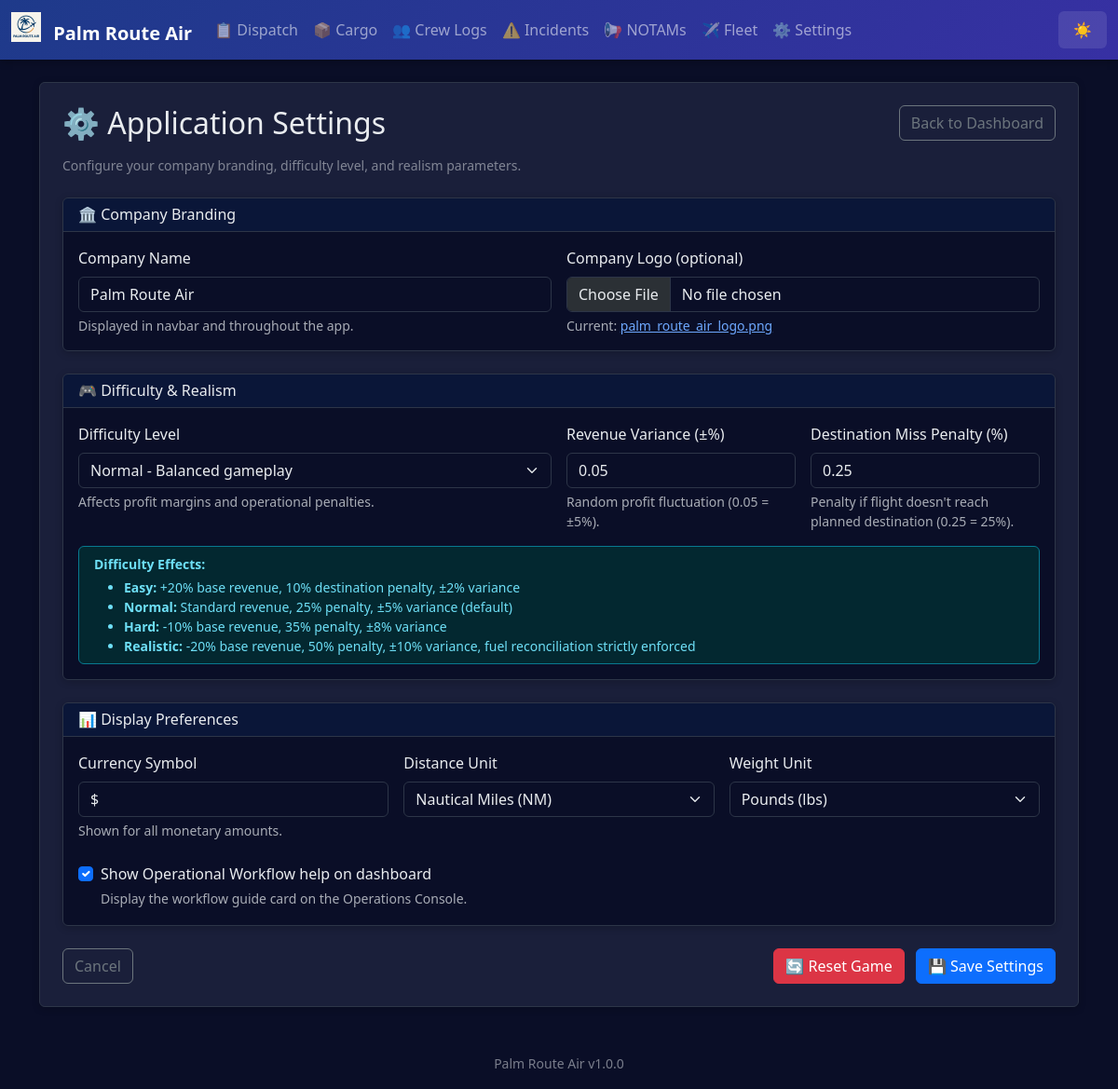
The app's page /settings, older data.
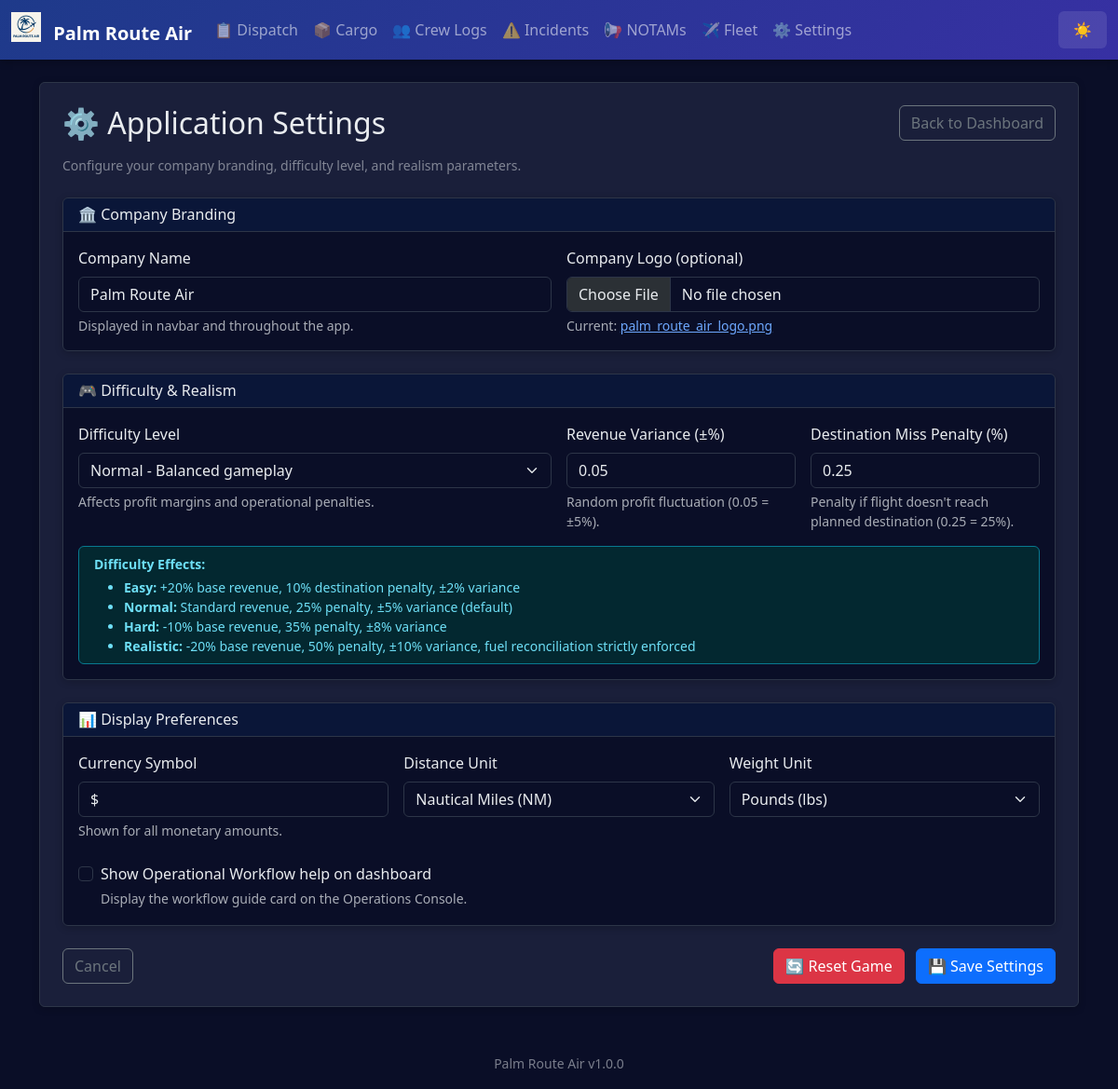
The same page, newer data.
### app.py (models this page shows)
class AppSettings(db.Model):
    id = db.Column(db.Integer, primary_key=True)
    company_name = db.Column(db.String(100), default='Palm Route Air')
    logo_filename = db.Column(db.String(120))  # stored in static/logos/
    difficulty = db.Column(db.String(20), default='Normal')  # Easy, Normal, Hard, Realistic
    realism_fuel_variance = db.Column(db.Float, default=0.05)  # ±5% revenue jitter
    realism_destination_penalty = db.Column(db.Float, default=0.25)  # 25% penalty for missed destination
    currency_symbol = db.Column(db.String(5), default='$')
    distance_unit = db.Column(db.String(10), default='NM')  # NM or KM
    weight_unit = db.Column(db.String(10), default='lbs')  # lbs or kg
    show_workflow_help = db.Column(db.Integer, default=1)  # 1 = show, 0 = hide

### app.py (the view, shortened to what this page needs)
@app.route('/settings', methods=['GET', 'POST'])
def settings():
    settings_obj = AppSettings.query.first()
    if not settings_obj:
        settings_obj = AppSettings()
        db.session.add(settings_obj)
        db.session.commit()
    return render_template('settings.html', settings=settings_obj)

### app.py (called while the page is built)
@app.context_processor
def inject_settings():
    try:
        settings = AppSettings.query.first()
        if not settings:
            settings = AppSettings(company_name='Palm Route Air')
    except:
        settings = None
    return dict(app_settings=settings, app_version=APP_VERSION)

### templates/settings.html (shortened to what this page needs)
{% extends 'base.html' %}
{% block content %}
<div class="p-4 bg-white rounded shadow-sm">
  <div class="d-flex justify-content-between align-items-center mb-3">
    <h2 class="mb-0">⚙️ Application Settings</h2>
    <a href="{{ url_for('index') }}" class="btn btn-outline-secondary">Back to Dashboard</a>
  </div>
  <p class="text-muted small mb-4">Configure your company branding, difficulty level, and realism parameters.</p>
  <form method="post" enctype="multipart/form-data">
    <div class="card mb-4" style="border-color: var(--bs-border-color);">
      <div class="card-header" style="background-color: rgba(13, 110, 253, 0.08); border-bottom: 1px solid var(--bs-border-color);">
        <h3 class="h6 mb-0">🏛️ Company Branding</h3>
      </div>
      <div class="card-body">
        <div class="row g-3">
          <div class="col-md-6">
            <label class="form-label">Company Name</label>
            <input type="text" name="company_name" class="form-control" value="{{ settings.company_name }}" placeholder="Palm Route Air">
            <div class="form-text">Displayed in navbar and throughout the app.</div>
          </div>
          <div class="col-md-6">
            <label class="form-label">Company Logo (optional)</label>
            <input type="file" name="logo_file" class="form-control" accept="image/*">
            <div class="form-text">
              {% if settings.logo_filename %}
                Current: <a href="{{ url_for('static', filename='logos/' + settings.logo_filename) }}" target="_blank">{{ settings.logo_filename }}</a>
              {% else %}
                No logo uploaded. Upload PNG, JPG, or SVG (recommended: 48x48px or scalable).
              {% endif %}
            </div>
          </div>
        </div>
      </div>
    </div>
    <div class="card mb-4" style="border-color: var(--bs-border-color);">
      <div class="card-header" style="background-color: rgba(13, 110, 253, 0.08); border-bottom: 1px solid var(--bs-border-color);">
        <h3 class="h6 mb-0">🎮 Difficulty & Realism</h3>
      </div>
      <div class="card-body">
        <div class="row g-3">
          <div class="col-md-6">
            <label class="form-label">Difficulty Level</label>
            <select name="difficulty" class="form-select">
              <option value="Normal" {% if settings.difficulty == 'Normal' %}selected{% endif %}>Normal - Balanced gameplay</option>
            </select>
            <div class="form-text">Affects profit margins and operational penalties.</div>
          </div>
          <div class="col-md-3">
            <label class="form-label">Revenue Variance (±%)</label>
            <input type="number" step="0.01" min="0" max="0.5" name="realism_fuel_variance" class="form-control" value="{{ settings.realism_fuel_variance }}">
            <div class="form-text">Random profit fluctuation (0.05 = ±5%).</div>
          </div>
          <div class="col-md-3">
            <label class="form-label">Destination Miss Penalty (%)</label>
            <input type="number" step="0.01" min="0" max="1" name="realism_destination_penalty" class="form-control" value="{{ settings.realism_destination_penalty }}">
            <div class="form-text">Penalty if flight doesn't reach planned destination (0.25 = 25%).</div>
          </div>
        </div>
        <div class="alert alert-info py-2 mt-3 small mb-0">
          <strong>Difficulty Effects:</strong>
          <ul class="mb-0 mt-1">
            <li><strong>Easy:</strong> +20% base revenue, 10% destination penalty, ±2% variance</li>
            <li><strong>Normal:</strong> Standard revenue, 25% penalty, ±5% variance (default)</li>
            <li><strong>Hard:</strong> -10% base revenue, 35% penalty, ±8% variance</li>
            <li><strong>Realistic:</strong> -20% base revenue, 50% penalty, ±10% variance, fuel reconciliation strictly enforced</li>
          </ul>
        </div>
      </div>
    </div>
    <div class="card mb-4" style="border-color: var(--bs-border-color);">
      <div class="card-header" style="background-color: rgba(13, 110, 253, 0.08); border-bottom: 1px solid var(--bs-border-color);">
        <h3 class="h6 mb-0">📊 Display Preferences</h3>
      </div>
      <div class="card-body">
        <div class="row g-3">
          <div class="col-md-4">
            <label class="form-label">Currency Symbol</label>
            <input type="text" name="currency_symbol" class="form-control" value="{{ settings.currency_symbol }}" maxlength="5" placeholder="$">
            <div class="form-text">Shown for all monetary amounts.</div>
          </div>
          <div class="col-md-4">
            <label class="form-label">Distance Unit</label>
            <select name="distance_unit" class="form-select">
              <option value="NM" {% if settings.distance_unit == 'NM' %}selected{% endif %}>Nautical Miles (NM)</option>
            </select>
          </div>
          <div class="col-md-4">
            <label class="form-label">Weight Unit</label>
            <select name="weight_unit" class="form-select">
              <option value="lbs" {% if settings.weight_unit == 'lbs' %}selected{% endif %}>Pounds (lbs)</option>
            </select>
          </div>
        </div>
        <div class="row g-3 mt-2">
          <div class="col-12">
            <div class="form-check">
              <input class="form-check-input" type="checkbox" name="show_workflow_help" id="show_workflow_help" {% if settings.show_workflow_help %}checked{% endif %}>
              <label class="form-check-label" for="show_workflow_help">
                Show Operational Workflow help on dashboard
              </label>
              <div class="form-text">Display the workflow guide card on the Operations Console.</div>
            </div>
          </div>
        </div>
      </div>
    </div>
    <div class="d-flex justify-content-between align-items-center">
      <a href="{{ url_for('index') }}" class="btn btn-outline-secondary">Cancel</a>
      <div>
        <button type="button" class="btn btn-danger me-2" data-bs-toggle="modal" data-bs-target="#resetGameModal">🔄 Reset Game</button>
        <button type="submit" class="btn btn-primary">💾 Save Settings</button>
      </div>
    </div>
  </form>
</div>
{% endblock %}

### templates/base.html (shortened to what this page needs)
<!doctype html>
<html lang="en" data-bs-theme="dark">
  <head>
    <link href="https://cdn.jsdelivr.net/npm/bootstrap@5.3.3/dist/css/bootstrap.min.css" rel="stylesheet">
  </head>
  <body>
    <nav class="navbar navbar-expand-lg navbar-dark mb-4">
      <div class="container-fluid">
        <a class="navbar-brand fw-bold" href="{{ url_for('index') }}">
          {% if app_settings and app_settings.logo_filename %}
            <img src="{{ url_for('static', filename='logos/' + app_settings.logo_filename) }}" height="32" class="me-2" style="vertical-align: -0.125em;" alt="Logo">
          {% endif %}
          {{ app_settings.company_name if app_settings else 'Palm Route Air' }}
        </a>
        <div class="collapse navbar-collapse" id="navbarNav">
          <ul class="navbar-nav me-auto">
            <li class="nav-item"><a class="nav-link" href="{{ url_for('dispatch_history') }}">📋 Dispatch</a></li>
            <li class="nav-item"><a class="nav-link" href="{{ url_for('cargo_history') }}">📦 Cargo</a></li>
            <li class="nav-item"><a class="nav-link" href="{{ url_for('crew_history') }}">👥 Crew Logs</a></li>
            <li class="nav-item"><a class="nav-link" href="{{ url_for('incident_history') }}">⚠️ Incidents</a></li>
            <li class="nav-item"><a class="nav-link" href="{{ url_for('notams_history') }}">📢 NOTAMs</a></li>
            <li class="nav-item"><a class="nav-link" href="{{ url_for('fleet_history') }}">✈️ Fleet</a></li>
            <li class="nav-item"><a class="nav-link" href="{{ url_for('settings') }}">⚙️ Settings</a></li>
          </ul>
          <button class="theme-toggle text-white" onclick="toggleTheme()" title="Toggle theme">
            <span id="theme-icon">🌙</span>
          </button>
        </div>
      </div>
    </nav>
    <main class="container mb-5">
      {% block content %}{% endblock %}
    </main>
    <footer class="container text-center pb-3">
      <small class="text-muted">{{ app_settings.company_name if app_settings else 'Palm Route Air' }} {{ app_version }}</small>
    </footer>
  </body>
</html>

### templates/base.html (style rules this page uses)
:root { --pra-primary: #0d6efd; --pra-secondary: #6c757d; --pra-success: #198754; --pra-danger: #dc3545; --pra-warning: #ffc107; --pra-info: #0dcaf0; }
[data-bs-theme="dark"] { --bs-body-bg: #0a0e27; --bs-body-color: #e9ecef; --bs-card-bg: #1a1f3a; --bs-border-color: #2d3548; --bs-emphasis-color: #ffffff; }
body { background: var(--bs-body-bg); color: var(--bs-body-color); transition: background-color 0.3s ease, color 0.3s ease; }
.bg-white, .bg-light { background-color: var(--bs-card-bg) !important; border-color: var(--bs-border-color); }
.navbar { background: linear-gradient(135deg, #1e3a8a 0%, #3730a3 100%) !important; box-shadow: 0 2px 8px rgba(0,0,0,0.3); }
.card, .shadow-sm, .rounded.shadow-sm { background-color: var(--bs-card-bg); border: 1px solid var(--bs-border-color); box-shadow: 0 2px 8px rgba(0,0,0,0.2) !important; }
.btn-outline-secondary, .btn-outline-primary, .btn-outline-warning, .btn-outline-info, .btn-outline-danger { border-width: 1.5px; }
.form-control, .form-select { background-color: var(--bs-body-bg); border-color: var(--bs-border-color); color: var(--bs-body-color); }
.theme-toggle { cursor: pointer; padding: 0.5rem 1rem; border: none; background: rgba(255,255,255,0.1); border-radius: 0.375rem; transition: background 0.2s; }
.alert { border-width: 1px; }
.text-muted { opacity: 0.7; }

Row changes from the older to the newer data that the page shows:
changed AppSettings "Palm Route Air": show_workflow_help "☑" → "☐"
